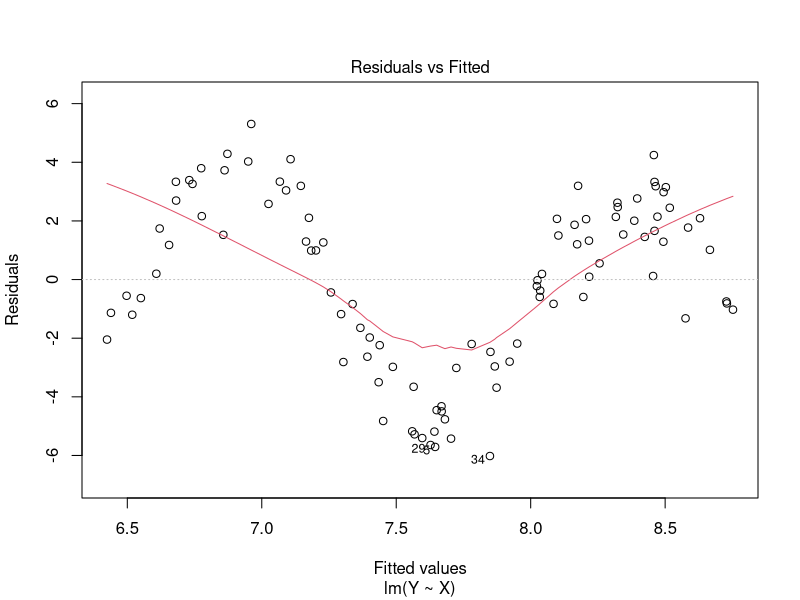
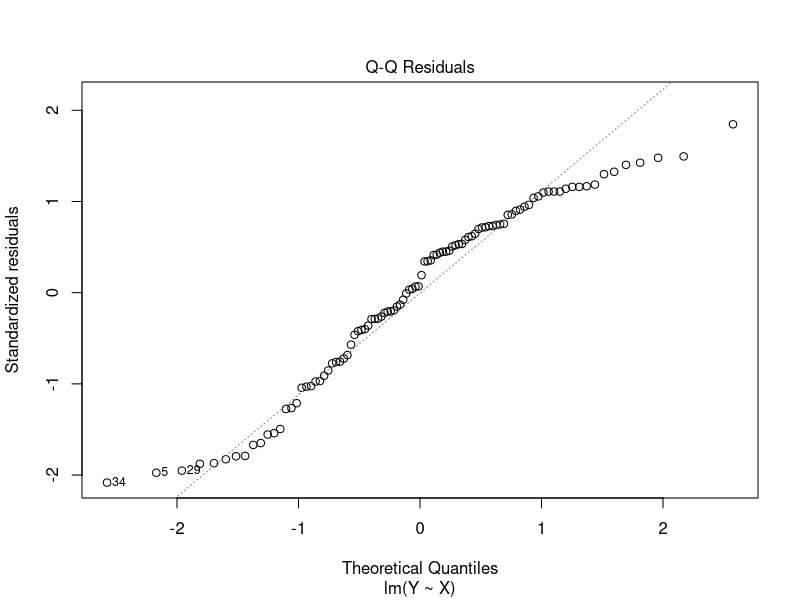
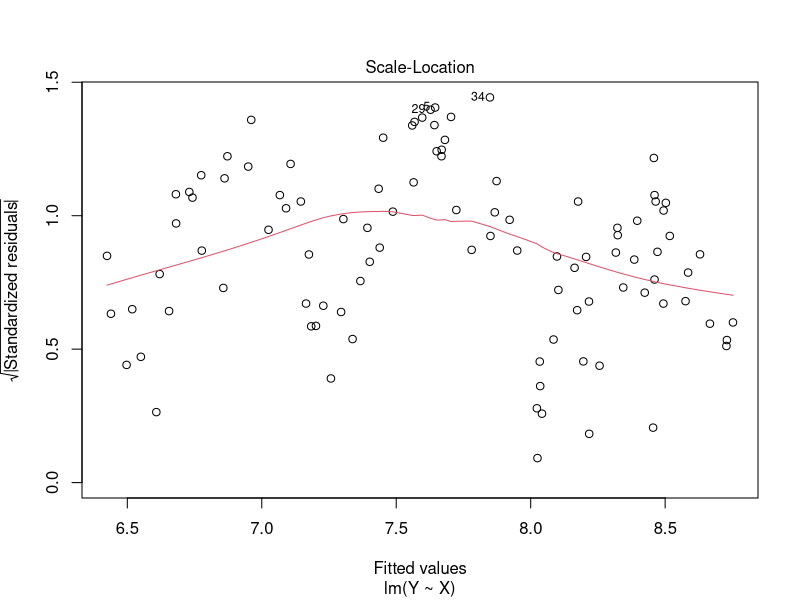
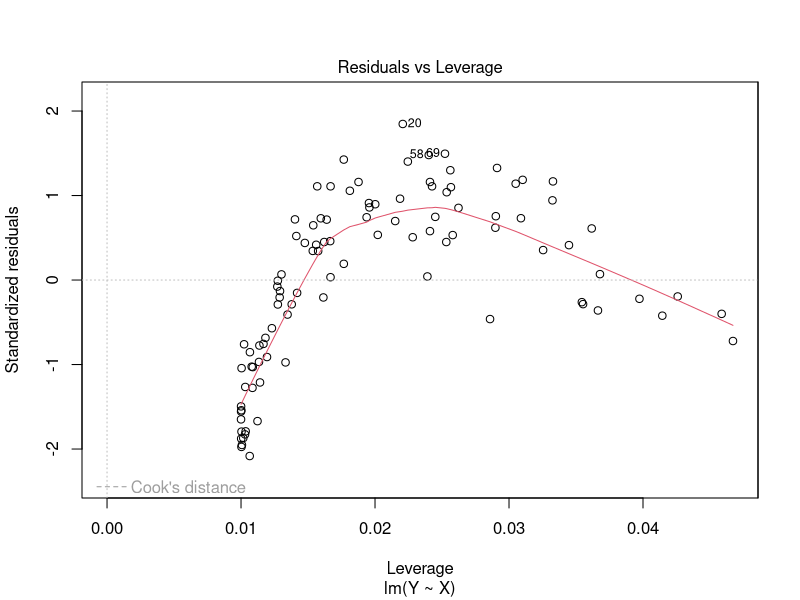
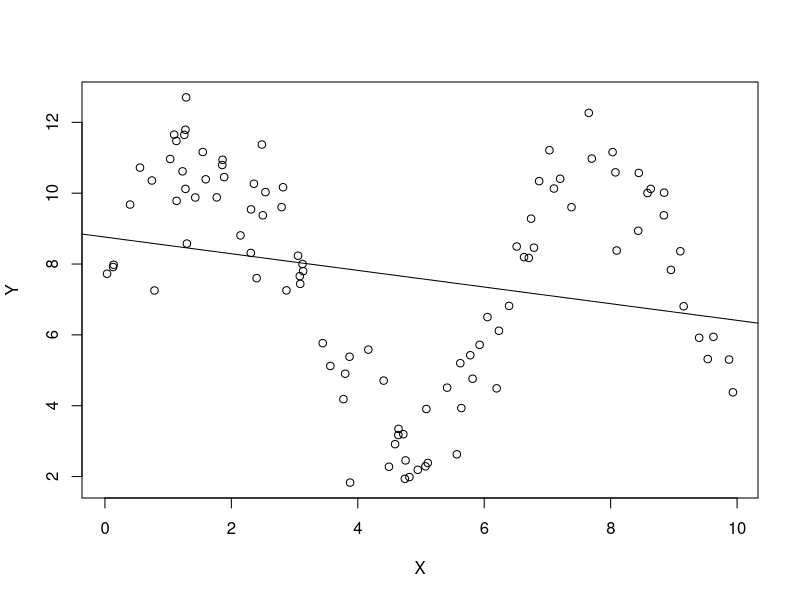

Generate these figures, in order, with R:
## ---- chunk 1
knitr::opts_chunk$set(echo = TRUE)
## ---- chunk 2
require(ggplot2)
## ---- chunk 3
check_violations <- function(sample_size, orig_new_obsv, violation_name, violation_func, sigma_sq, orig_X) {

  # ordinary relationship with no violations of linearity
  if (violation_name == "None") {
    X <- orig_X
    new_obsv <- orig_new_obsv
    eps <- rnorm(sample_size, mean = 0, sd = sqrt(sigma_sq))
    return(list(X,new_obsv,eps))
  }
  if (violation_name == "Nonlinear relationship") {
    X <- violation_func(orig_X)
    new_obsv <- violation_func(orig_new_obsv)
    eps <- rnorm(sample_size, mean = 0, sd = sqrt(sigma_sq))
    return(list(X,new_obsv,eps))
  }
  if (violation_name == "Non-normal errors") {
    # gamma distributed errors
    if (violation_func == "Gamma") {
      X <- orig_X
      new_obsv <- orig_new_obsv
      eps_alpha <- 2
      eps_beta <- 1/4
      eps <- (rgamma(sample_size, shape = eps_alpha, scale = eps_beta) - eps_alpha * eps_beta) * 2
      return(list(X,new_obsv,eps))
    }
    # poisson distributed errors
    if (violation_func == "Poisson") {
      X <- orig_X
      new_obsv <- orig_new_obsv
      lambda <- 4
      eps <- (rpois(sample_size, lambda) - lambda) * 2
      return(list(X,new_obsv,eps))
    }
  }
  if (violation_name == "Heterogeneous variances") {
    X <- orig_X
    new_obsv <- orig_new_obsv
    eps <- rnorm(sample_size, mean = 0, sd = violation_func(X))
    return(list(X,new_obsv,eps))
  }
  if (violation_name == "Multicolinearity") {
    X <- unname(cbind(orig_X,violation_func(orig_X)))
    new_obsv<- unname(cbind(orig_new_obsv,violation_func(orig_new_obsv)))
    eps <- rnorm(sample_size, mean = 0, sd = sqrt(sigma_sq))
    return(list(X,new_obsv,eps))
  }
}


# function that will run simulations, violating a specific assumption
run_simulations <- function(num_runs, sample_size, num_new_obsv, violation, violation_func, num_predictors, sigma_sq) {
  
  sim_results <- data.frame(bad_prediction_rate = 0,
                            bad_intercept_rate = 0, 
                            bad_predictor_rate = 0, 
                            average_mse = 0, 
                            insignificant_intercept_rate = 0, 
                            insignificant_predictor_rate = 0)

  parameters <- sample.int(10,num_predictors + 1)
  for (i in 1:num_runs) {
    X <- runif(sample_size, 0, 10)
    new_obsv <- runif(num_new_obsv, 0, 10)
    
    # transform our data to violate assumptions of linearity
    violated_data <- check_violations(sample_size, new_obsv, violation, violation_func, sigma_sq, X)
    violated_X <- violated_data[[1]]
    violated_new_obsv <- violated_data[[2]]
    eps <- violated_data[[3]]
    
    # if (violation == "Multicolinearity") {
    #   print("If works")
    #   X <- violated_X
    #   new_obsv <- violated_new_obsv
    # }
    
    # add in column of ones to capture beta0 when generating Y and expected value of Y
    Y <- (cbind(1,violated_X) %*% parameters) + eps
    exp_val_Y <- cbind(1,violated_new_obsv) %*% parameters
    
    # fit a linear model using the simulated data
    my_lm <- lm(Y ~ X)
    
    # predict y for new values of x using the fitted linear model
    Y_hat_ci <- predict(my_lm, newdata = data.frame(X = new_obsv), interval = "confidence")
    
    # check whether the confidence interval actually captures the expected value of y from the true model
    bad_predictions <- num_new_obsv - sum((exp_val_Y >= Y_hat_ci[,2]) & (exp_val_Y <= Y_hat_ci[,3]))
    sim_results$bad_prediction_rate <- sim_results$bad_prediction_rate + bad_predictions
    
    # get confidence iterval for beta hat
    beta_ci <- confint(my_lm)
    # check whether the true value for the betas is caputured in the confidence interval
    good_betas <- ((parameters >= beta_ci[,1]) & (parameters <= beta_ci[,2]))
    if (good_betas[1] == FALSE)
# how many times true beta_0 was not captured by the confint for our fitted model
      sim_results$bad_intercept_rate <- sim_results$bad_intercept_rate + 1
    if (sum(good_betas[-1] == FALSE) >= 1)
# bad predictor rate: how many times a parameter that was not b0 was not within the confint
      # if there's more than one they are combined
      {sim_results$bad_predictor_rate <- sim_results$bad_predictor_rate + sum(good_betas[-1] == FALSE)}
    
    # add the mse to the sum of MSE for all runs (to be averaged at the end)
    sim_results$average_mse <- sim_results$average_mse + (anova(my_lm)$'Mean Sq'[2])
    
    
    # check which beta_hats are significant based on the p-values
    p_vals <- summary(my_lm)$coeff[,4]
    if (p_vals[1] > .05)
# frequency % p-val(intercept) was >0.05      
      sim_results$insignificant_intercept_rate <- sim_results$insignificant_intercept_rate + 1
    if (sum(p_vals[-1] > .05) >= 1) 
# freq that params for predictors had p-val > 0.05 in all our sims. on interval (0,1)
      {sim_results$insignificant_predictor_rate <- sim_results$insignificant_predictor_rate + sum(p_vals[-1] > .05)}
  }
  sim_results <- sim_results/num_runs
  
  
  sim_results$bad_prediction_rate <- sim_results$bad_prediction_rate/(num_new_obsv)
  
  
  sim_results$insignificant_predictor_rate <- sim_results$bad_predictor_rate/(num_predictors)
  
  
  sim_results$insignificant_predictor_rate <- sim_results$insignificant_predictor_rate/(num_predictors)

  # R is terrible and we have to return our objects as a list >:C
  payload <- list(sim_results=sim_results, lm_model=my_lm, X=X, Y=Y, eps=eps, Y_hat_ci=Y_hat_ci, exp_val_Y=exp_val_Y)
  return(payload)
  
}
## ---- chunk 4
show_diagnostics <- function(payload) {
  # unpack payload into this
  list2env(payload, envir=environment())

  # print out essentials
  # print() required inside function
  print(sim_results)
  print(summary(lm_model))
  print(anova(lm_model))
  
  # plots
  plot(lm_model)
  plot(Y ~ X)
abline(lm_model)
#ggplot(yhat_medsine, aes(x =locations_medsine$x_med, y = fit)) +
#geom_point(size = 4) +
#geom_errorbar(aes(ymax = yhat_medsine$upr, ymin = #yhat_medsine$lwr))
}

## ---- chunk 5
n_sims <- 100
n_samps <- 100
num_new_obsv <- 10
violation_type <- "Nonlinear relationship"
violation_func <- sin
num_predictors <- 1
sigma_sq <- 1

payload <- run_simulations(n_sims, n_samps, num_new_obsv, violation_type, violation_func, num_predictors, sigma_sq)
cat(violation_type, n_sims, n_samps, num_new_obsv, str(violation_func), num_predictors, sigma_sq)
show_diagnostics(payload)
## ---- chunk 6
# set up constants for simulations
set.seed(1)
n_small <- 20
n_med <- 100
n_large <- 5000
num_runs <- 100
num_new_obsv <- 20
num_predictors <- 1
sigma_sq <- 4
## ---- chunk 7
poly_func <- function(x) (x-5)^2
poly_small_results <- run_simulations(num_runs,
                                      n_small, 
                                      num_new_obsv, 
                                      violation = "Nonlinear relationship", 
                                      violation_func = poly_func, 
                                      num_predictors, 
                                      sigma_sq)

poly_med_results <-run_simulations(num_runs,
                                   n_med, 
                                   num_new_obsv, 
                                   violation =  "Nonlinear relationship", 
                                   violation_func = poly_func, 
                                   num_predictors, 
                                   sigma_sq)

poly_large_results <-run_simulations(num_runs, 
                                     n_large, 
                                     num_new_obsv, 
                                     violation =  "Nonlinear relationship", 
                                     violation_func = poly_func, 
                                     num_predictors, 
                                     sigma_sq)
polynomial_results <- rbind(small_samp = poly_small_results, 
                            med_samp = poly_med_results, 
                            large_samp = poly_large_results)
polynomial_results
## ---- chunk 8
exp_small_results <- run_simulations(num_runs,
                                     n_small, 
                                     num_new_obsv, 
                                     violation =  "Nonlinear relationship", 
                                     violation_func = exp, 
                                     num_predictors, 
                                     sigma_sq)

exp_med_results <-run_simulations(num_runs, 
                                  n_med, 
                                  num_new_obsv, 
                                  violation =  "Nonlinear relationship",
                                  violation_func = exp, 
                                  num_predictors, 
                                  sigma_sq)

exp_large_results <-run_simulations(num_runs,
                                    n_large, 
                                    num_new_obsv, 
                                    violation =  "Nonlinear relationship", 
                                    violation_func = exp, 
                                    num_predictors, 
                                    sigma_sq)

exponential_results <- rbind(small_samp = exp_small_results,
                             med_samp = exp_med_results, 
                             large_samp = exp_large_results)
exponential_results
## ---- chunk 9
sin_small_results <- run_simulations(num_runs, 
                                     n_small, 
                                     num_new_obsv, 
                                     violation =  "Nonlinear relationship", 
                                     violation_func = sin, 
                                     num_predictors, 
                                     sigma_sq)

sin_med_results <- run_simulations(num_runs, 
                                   n_med, 
                                   num_new_obsv, 
                                   violation =  "Nonlinear relationship", 
                                   violation_func = sin, 
                                   num_predictors, 
                                   sigma_sq)

sin_large_results <- run_simulations(num_runs, 
                                     n_large, 
                                     num_new_obsv, 
                                     violation =  "Nonlinear relationship", 
                                     violation_func = sin, 
                                     num_predictors, 
                                     sigma_sq)

sinusoidal_results <- rbind(small_samp = sin_small_results, 
                            med_samp = sin_med_results, 
                            large_samp = sin_large_results)
sinusoidal_results
## ---- chunk 10
log_small_results <- run_simulations(num_runs, 
                                     n_small, 
                                     num_new_obsv, 
                                     violation =  "Nonlinear relationship", 
                                     violation_func = log,
                                     num_predictors, 
                                     sigma_sq)

log_med_results <- run_simulations(num_runs, 
                                   n_med, 
                                   num_new_obsv, 
                                   violation =  "Nonlinear relationship", 
                                   violation_func = log, 
                                   num_predictors, 
                                   sigma_sq)

log_large_results <- run_simulations(num_runs, 
                                     n_large, 
                                     num_new_obsv, 
                                     violation =  "Nonlinear relationship", 
                                     violation_func = log, 
                                     num_predictors, 
                                     sigma_sq)

logarithmic_results <- rbind(small_samp = log_small_results, 
                             med_samp = log_med_results, 
                             large_samp = log_large_results)
logarithmic_results
## ---- chunk 11
#part e, name the normal func & nonnormal func & randomly call it
my.simulation <- function(n, b0, b1){
  choices.simulation <- c("normal", "nonnormal")
  random.choice <- sample(choices.simulation, 1)
  if (random.choice == "normal"){
    return(normal_func)
  }
  else{
    return(nonnormal_func)
  }
}
## ---- chunk 12
gamma_small_results <- run_simulations(num_runs, 
                                     n_small, 
                                     num_new_obsv, 
                                     violation =  "Non-normal errors", 
                                     violation_func = "Gamma",
                                     num_predictors, 
                                     sigma_sq)

gamma_med_results <- run_simulations(num_runs, 
                                   n_med, 
                                   num_new_obsv, 
                                   violation =  "Non-normal errors", 
                                   violation_func = "Gamma", 
                                   num_predictors, 
                                   sigma_sq)

gamma_large_results <- run_simulations(num_runs, 
                                     n_large, 
                                     num_new_obsv, 
                                     violation =  "Non-normal errors", 
                                     violation_func = "Gamma", 
                                     num_predictors, 
                                     sigma_sq)

gamma_results <- rbind(small_samp = gamma_small_results, 
                             med_samp = gamma_med_results, 
                             large_samp = gamma_large_results)
gamma_results
## ---- chunk 13
# Sample code to get started
n <- n_large


# TODO randomize this for part e
b0 <- 10
b1 <- 2
eps_alpha <- 2
eps_beta <- 1/4


x <- runif(n, 0, 10)
eps <- (rgamma(n, eps_alpha, 1/eps_beta) - eps_alpha * eps_beta) * 2
y <- b0 - b1 * x + eps

# hist(eps)
var(eps)
mean(eps)

## ---- chunk 14
poisson_small_results <- run_simulations(num_runs, 
                                     n_small, 
                                     num_new_obsv, 
                                     violation =  "Non-normal errors", 
                                     violation_func = "Poisson",
                                     num_predictors, 
                                     sigma_sq)

poisson_med_results <- run_simulations(num_runs, 
                                   n_med, 
                                   num_new_obsv, 
                                   violation =  "Non-normal errors", 
                                   violation_func = "Poisson", 
                                   num_predictors, 
                                   sigma_sq)

poisson_large_results <- run_simulations(num_runs, 
                                     n_large, 
                                     num_new_obsv, 
                                     violation =  "Non-normal errors", 
                                     violation_func = "Poisson", 
                                     num_predictors, 
                                     sigma_sq)

poisson_results <- rbind(small_samp = poisson_small_results, 
                             med_samp = poisson_med_results, 
                             large_samp = poisson_large_results)
poisson_results
## ---- chunk 15
#rpois()
## ---- chunk 16
# Sample code to get started
# n <- 200
# b0 <- 10
# b1 <- 10
# 
# x <- runif(n, 0, 10)
# eps <- rnorm(n, sd = 0.5 * x^2)
# y <- b0 + b1 * x + eps

## ---- chunk 17
hetero_var_small_results <- run_simulations(num_runs,
                                     n_small, 
                                     num_new_obsv, 
                                     violation =  "Heterogeneous variances", 
                                     violation_func = poly_func, 
                                     num_predictors, 
                                     sigma_sq)

hetero_var_med_results <-run_simulations(num_runs, 
                                  n_med, 
                                  num_new_obsv, 
                                  violation =  "Heterogeneous variances",
                                  violation_func = poly_func, 
                                  num_predictors, 
                                  sigma_sq)

hetero_var_large_results <-run_simulations(num_runs,
                                    n_large, 
                                    num_new_obsv, 
                                    violation =  "Heterogeneous variances", 
                                    violation_func = poly_func, 
                                    num_predictors, 
                                    sigma_sq)

hetero_var_results <- rbind(small_samp = hetero_var_small_results,
                             med_samp = hetero_var_med_results, 
                             large_samp = hetero_var_large_results)
hetero_var_results
## ---- chunk 18
# Sample code to get started
n <- 200
b0 <- 10
b1 <- 10
rho <- 0.9
sigma <- 2

x <- runif(n, 0, 10)

eps <- arima.sim(model = list(ar = rho), n = n)

y <- b0 + b1 * x + eps

# OR...

eps <- rep(0, n)
e.ind <- rnorm(n, mean = 0, sd = (sigma / sqrt(1-rho^2)))
eps[1] <- e.ind[1]
for (i in 2:n) {
  eps[i] <- rho * eps[i-1] + e.ind[i]
}

y <- b0 + b1 * x + eps
## ---- chunk 19
# add_noise <- function(x) x + rnorm(length(x))
# num_predictors <- 2
# multicolinearity_small_results <- run_simulations(num_runs,
#                                      n_small, 
#                                      num_new_obsv, 
#                                      violation =  "Multicolinearity", 
#                                      violation_func = add_noise, 
#                                      num_predictors, 
#                                      sigma_sq)
# 
# multicolinearity_med_results <- run_simulations(num_runs,
#                                      n_med, 
#                                      num_new_obsv, 
#                                      violation =  "Multicolinearity", 
#                                      violation_func = add_noise, 
#                                      num_predictors, 
#                                      sigma_sq)
# 
# multicolinearity_large_results <- run_simulations(num_runs,
#                                      n_large, 
#                                      num_new_obsv, 
#                                      violation =  "Multicolinearity", 
#                                      violation_func = add_noise, 
#                                      num_predictors, 
#                                      sigma_sq)
# 
# multicolinearity_results <- rbind(small_samp = multicolinearity_small_results,
#                              med_samp = multicolinearity_med_results, 
#                              large_samp = multicolinearity_large_results)
# multicolinearity_results
## ---- chunk 20
n <- 20
b0 <- 10
b1 <- 3
b2 <- 7

simga <- 2

x1 <- runif(n, 0, 10)
x2 <- x1 + rnorm(n)
cor(x1, x2)


eps <- rnorm(n, sd = sigma)
y <- b0 + b1 * x1 + b2 * x2 + eps





# B <- 100
# many.sims.multicollinearity <- sapply(1:B, function(i) {
#     # x <- rnorm(100, mean = 0, sd = 1)
#     # eps <- rnorm(100, mean = 0, sd = sqrt(0.25))
#     # y <- -1 + 0.5 * x + eps
#     # simul.fit <- lm(y ~ x)
#     # beta.1 <- 0.5
#     # lower <- confint(simul.fit, "x")[1]
#     # upper <- confint(simul.fit, "x")[2]
#     # boolean <- beta.1 <= upper & beta.1 >= lower
#     #return(boolean)
# })

# proportion <- sum(many.sims.multicollinearity)/length(many.sims.multicollinearity)
# proportion

## ---- chunk 21
